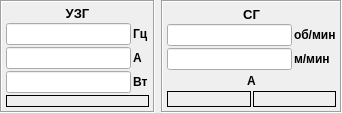
  <widget class="QWidget" name="layoutWidget" >
   <property name="geometry" >
    <rect>
     <x>160</x>
     <y>630</y>
     <width>181</width>
     <height>111</height>
    </rect>
   </property>
   <layout class="QHBoxLayout" >
    <property name="margin" >
     <number>0</number>
    </property>
    <property name="spacing" >
     <number>6</number>
    </property>
    <item>
     <widget class="QFrame" name="frame_15" >
      <property name="sizePolicy" >
       <sizepolicy>
        <hsizetype>1</hsizetype>
        <vsizetype>1</vsizetype>
        <horstretch>0</horstretch>
        <verstretch>0</verstretch>
       </sizepolicy>
      </property>
      <property name="font" >
       <font>
        <family>MS Shell Dlg</family>
        <pointsize>9</pointsize>
        <weight>75</weight>
        <italic>false</italic>
        <bold>true</bold>
        <underline>false</underline>
        <strikeout>false</strikeout>
       </font>
      </property>
      <property name="frameShape" >
       <enum>QFrame::Box</enum>
      </property>
      <property name="frameShadow" >
       <enum>QFrame::Sunken</enum>
      </property>
      <layout class="QGridLayout" >
       <property name="margin" >
        <number>4</number>
       </property>
       <property name="spacing" >
        <number>2</number>
       </property>
       <item row="1" column="1" >
        <widget class="QLabel" name="label_107" >
         <property name="sizePolicy" >
          <sizepolicy>
           <hsizetype>7</hsizetype>
           <vsizetype>5</vsizetype>
           <horstretch>0</horstretch>
           <verstretch>0</verstretch>
          </sizepolicy>
         </property>
         <property name="text" >
          <string>Гц</string>
         </property>
        </widget>
       </item>
       <item row="3" column="0" >
        <widget class="NumericEdit" name="bottomUzgPowerEdit" >
         <property name="cursor" >
          <cursor>10</cursor>
         </property>
         <property name="mouseTracking" >
          <bool>false</bool>
         </property>
         <property name="focusPolicy" >
          <enum>Qt::NoFocus</enum>
         </property>
         <property name="alignment" >
          <set>Qt::AlignHCenter</set>
         </property>
        </widget>
       </item>
       <item row="1" column="0" >
        <widget class="NumericEdit" name="bottomUzgFreqEdit" >
         <property name="cursor" >
          <cursor>10</cursor>
         </property>
         <property name="mouseTracking" >
          <bool>false</bool>
         </property>
         <property name="focusPolicy" >
          <enum>Qt::NoFocus</enum>
         </property>
         <property name="alignment" >
          <set>Qt::AlignHCenter</set>
         </property>
        </widget>
       </item>
       <item row="3" column="1" >
        <widget class="QLabel" name="label_108" >
         <property name="text" >
          <string>Вт</string>
         </property>
        </widget>
       </item>
       <item row="4" column="0" colspan="2" >
        <layout class="QHBoxLayout" >
         <property name="margin" >
          <number>0</number>
         </property>
         <property name="spacing" >
          <number>2</number>
         </property>
         <item>
          <widget class="Led" name="bottomUzgLed" >
           <property name="minimumSize" >
            <size>
             <width>0</width>
             <height>12</height>
            </size>
           </property>
           <property name="frameShape" >
            <enum>QFrame::Box</enum>
           </property>
          </widget>
         </item>
        </layout>
       </item>
       <item row="2" column="0" >
        <widget class="NumericEdit" name="bottomUzgCurrentEdit" >
         <property name="cursor" >
          <cursor>10</cursor>
         </property>
         <property name="mouseTracking" >
          <bool>false</bool>
         </property>
         <property name="focusPolicy" >
          <enum>Qt::NoFocus</enum>
         </property>
         <property name="alignment" >
          <set>Qt::AlignHCenter</set>
         </property>
        </widget>
       </item>
       <item row="2" column="1" >
        <widget class="QLabel" name="label_120" >
         <property name="text" >
          <string>А</string>
         </property>
        </widget>
       </item>
       <item row="0" column="0" colspan="2" >
        <widget class="QLabel" name="label_121" >
         <property name="font" >
          <font>
           <family>MS Shell Dlg</family>
           <pointsize>10</pointsize>
           <weight>75</weight>
           <italic>false</italic>
           <bold>true</bold>
           <underline>false</underline>
           <strikeout>false</strikeout>
          </font>
         </property>
         <property name="text" >
          <string>УЗГ</string>
         </property>
         <property name="alignment" >
          <set>Qt::AlignCenter</set>
         </property>
        </widget>
       </item>
      </layout>
     </widget>
    </item>
    <item>
     <widget class="QFrame" name="frame_14" >
      <property name="sizePolicy" >
       <sizepolicy>
        <hsizetype>1</hsizetype>
        <vsizetype>1</vsizetype>
        <horstretch>0</horstretch>
        <verstretch>0</verstretch>
       </sizepolicy>
      </property>
      <property name="font" >
       <font>
        <family>MS Shell Dlg</family>
        <pointsize>9</pointsize>
        <weight>75</weight>
        <italic>false</italic>
        <bold>true</bold>
        <underline>false</underline>
        <strikeout>false</strikeout>
       </font>
      </property>
      <property name="frameShape" >
       <enum>QFrame::Box</enum>
      </property>
      <property name="frameShadow" >
       <enum>QFrame::Sunken</enum>
      </property>
      <layout class="QGridLayout" >
       <property name="margin" >
        <number>4</number>
       </property>
       <property name="spacing" >
        <number>2</number>
       </property>
       <item row="4" column="0" colspan="2" >
        <layout class="QHBoxLayout" >
         <property name="margin" >
          <number>0</number>
         </property>
         <property name="spacing" >
          <number>2</number>
         </property>
         <item>
          <widget class="Led" name="bottomSgZone1Led" >
           <property name="minimumSize" >
            <size>
             <width>0</width>
             <height>12</height>
            </size>
           </property>
           <property name="frameShape" >
            <enum>QFrame::Box</enum>
           </property>
          </widget>
         </item>
         <item>
          <widget class="Led" name="bottomSgZone2Led" >
           <property name="minimumSize" >
            <size>
             <width>0</width>
             <height>12</height>
            </size>
           </property>
           <property name="frameShape" >
            <enum>QFrame::Box</enum>
           </property>
          </widget>
         </item>
        </layout>
       </item>
       <item row="2" column="1" >
        <widget class="QLabel" name="label_15" >
         <property name="text" >
          <string>м/мин</string>
         </property>
        </widget>
       </item>
       <item row="1" column="1" >
        <widget class="QLabel" name="label_16" >
         <property name="sizePolicy" >
          <sizepolicy>
           <hsizetype>7</hsizetype>
           <vsizetype>5</vsizetype>
           <horstretch>0</horstretch>
           <verstretch>0</verstretch>
          </sizepolicy>
         </property>
         <property name="text" >
          <string>об/мин</string>
         </property>
        </widget>
       </item>
       <item row="1" column="0" >
        <widget class="NumericEdit" name="bottomSgFreqEdit" >
         <property name="cursor" >
          <cursor>10</cursor>
         </property>
         <property name="mouseTracking" >
          <bool>false</bool>
         </property>
         <property name="focusPolicy" >
          <enum>Qt::NoFocus</enum>
         </property>
         <property name="alignment" >
          <set>Qt::AlignHCenter</set>
         </property>
        </widget>
       </item>
       <item row="2" column="0" >
        <widget class="NumericEdit" name="bottomSgSpeedEdit" >
         <property name="cursor" >
          <cursor>10</cursor>
         </property>
         <property name="mouseTracking" >
          <bool>false</bool>
         </property>
         <property name="focusPolicy" >
          <enum>Qt::NoFocus</enum>
         </property>
         <property name="alignment" >
          <set>Qt::AlignHCenter</set>
         </property>
        </widget>
       </item>
       <item row="0" column="0" colspan="2" >
        <widget class="QLabel" name="label_103" >
         <property name="font" >
          <font>
           <family>MS Shell Dlg</family>
           <pointsize>10</pointsize>
           <weight>75</weight>
           <italic>false</italic>
           <bold>true</bold>
           <underline>false</underline>
           <strikeout>false</strikeout>
          </font>
         </property>
         <property name="text" >
          <string>СГ</string>
         </property>
         <property name="alignment" >
          <set>Qt::AlignCenter</set>
         </property>
        </widget>
       </item>
       <item row="3" column="0" colspan="2" >
        <widget class="QLabel" name="bottomSgStateLabel" >
         <property name="text" >
          <string>А</string>
         </property>
         <property name="alignment" >
          <set>Qt::AlignCenter</set>
         </property>
        </widget>
       </item>
      </layout>
     </widget>
    </item>
   </layout>
  </widget>
